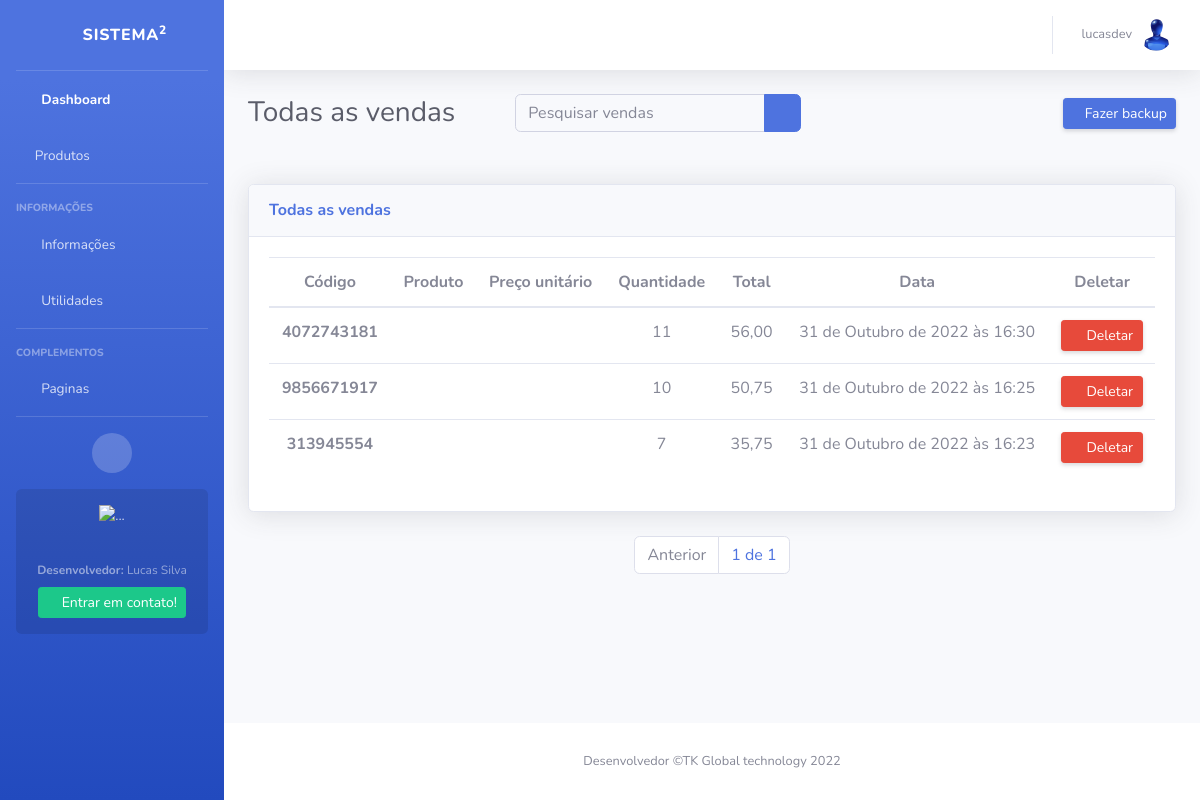
Screenshot of /vendas/todas-as-vendas/ (signed in) with the database file from the repository.
### apps/users/models/user_model.py (models this page shows, shortened)
class ProfileUser(models.Model):
    user = models.OneToOneField(User, on_delete=models.CASCADE)
    idade = models.IntegerField(null=True, blank=True, default=0, db_column='idade')
    cidade = models.CharField(max_length=20, null=True, blank=True, db_column='cidade')
    contato = models.CharField(max_length=11, null=True, blank=True, db_column='contato')
    endereco = models.CharField(max_length=20, null=True, blank=True, db_column='endereco')
    numero_casa = models.IntegerField(null=True, blank=True, db_column='numero_casa')
    data_nascimento = models.DateField(null=True, blank=True, db_column='data_nascimento')
    imagem_perfil = models.ImageField(default='usuario.png', upload_to=upload_to, null=True, blank=True, db_column='imagem_perfil')
    data_cadastro = models.DateTimeField(auto_now_add=True, db_column='data_cadastro')
    data_update = models.DateTimeField(auto_now=True, db_column='data_update')
    class Meta:
        db_table = 'profile_user'
        verbose_name = 'Perfil'
        verbose_name_plural = 'Perfis'

### apps/sales_products/models/sales.py (models this page shows, shortened)
class SellProduct(models.Model):
    code_sale = models.IntegerField(default=generate_id, editable=False)
    sold_by = models.ForeignKey(User, on_delete=models.CASCADE)
    cart_product = models.ForeignKey(Cart, on_delete=models.CASCADE, null=True, blank=True)
    quantity = models.IntegerField(default=1, null=True, blank=True)
    amount = models.DecimalField(decimal_places=2, max_digits=9, null=True, blank=True, editable=False)
    date_sale = models.DateTimeField(auto_now_add=True)
    class Meta:
        db_table = 'sales'
        verbose_name = 'Produtos vendidos'
        verbose_name_plural = 'Produtos vendidos'
        ordering = ('-date_sale',)

### apps/sales_products/views/sales.py (the view, shortened to what this page needs)
# urls.py: path('todas-as-vendas/', ProductsSoldView.as_view(), name='all_producs_sold'),
class ProductsSoldView(LoginRequiredMixin, ListView):
    template_name = 'products-solds.html'
    redirect_field_name = 'login'
    model = SellProduct
    def get(self, request, *args, **kwargs):
        self.object_list = self.get_queryset()
        allow_empty = self.get_allow_empty()
        sell = SellProduct.objects.all().order_by('-date_sale')
        queryset = request.GET.get('q')
        print(queryset)
        paginator = Paginator(sell, 10)
        page = self.request.GET.get('page')
        posts = paginator.get_page(page)
        context = dict()
        context['posts'] = posts
        return self.render_to_response(context)

### apps/sales_products/templates/products-solds.html (shortened to what this page needs)
{% extends 'base.html' %}
{% load static %}
{% block body %}
<div class="container-fluid">
    <div class="d-sm-flex align-items-center justify-content-between mb-5">
        <h1 class="h3 mb-0 text-gray-800">Todas as vendas</h1>
        <form class="d-none d-sm-inline-block form-inline mr-auto ml-md-5 my-2 my-md-0 mw-100 navbar-search col-md-4" method="GET">
            <div class="input-group">
                <input name="q" value="{{ request.GET.q }}" type="search" class="form-control bg-light border-1 small" placeholder="Pesquisar vendas"
                    aria-label="Search" aria-describedby="basic-addon2">
                <div class="input-group-append">
                    <button class="btn btn-primary" type="submit">
                        <i class="fas fa-search fa-sm"></i>
                    </button>
                </div>
            </div>
        </form>
        <a href="{% url 'backup_products_sold' %}" class="d-none d-sm-inline-block btn btn-sm btn-primary shadow-sm">
            <i class="fas fa-download fa-sm text-white-50"></i> Fazer backup
        </a>
    </div>
    <div class="row">
        <div class="col-xl-12 col-lg-12">
            <div class="card shadow mb-4">
                <div
                    class="card-header py-3 d-flex flex-row align-items-center justify-content-between">
                    <h6 class="m-0 font-weight-bold text-primary">Todas as vendas</h6>
                </div>
                <div class="card-body">
                    <div class="table-responsive-sm">
                        <table class="table table-hover">
                            <thead>
                            <tr  class="text-center">
                                <th scope="col">Código</th>
                                <th scope="col">Produto</th>
                                <th scope="col">Preço unitário</th>
                                <th scope="col">Quantidade</th>
                                <th scope="col">Total</th>
                                <th scope="col">Data</th>
                                <th scope="col">Deletar</th>
                            </tr>
                            </thead>
                            <tbody>
                            {% for sell_prod in posts %}
                            <tr class="text-center">
                                <th scope="row">{{sell_prod.code_sale}}</th>
                                <td>{{sell_prod.product}}</td>
                                <td>{{sell_prod.unit_price}}</td>
                                <td>{{sell_prod.quantity}}</td>
                                <td>{{sell_prod.amount}}</td>
                                <td>{{sell_prod.date_sale}}</td>
                                <td>
                                    <form action="{% url 'delete_produc_sold' sell_prod.pk %}" method="post">
                                        <button class="d-none d-sm-inline-block btn btn-sm btn-danger shadow-sm float-left col-md-12" type="submit">
                                            <i class="fas fa-trash mt-1 fa-sm fa-fw text-gray-100 float-left"></i>
                                            Deletar
                                        </button>
                                    </form>
                                </td>
                            </tr>
                            {% endfor %}
                        </table>
                    </div>
                </div>
            </div>
        </div>
    </div>
    <nav aria-label="Navegação de página exemplo">
        <ul class="pagination justify-content-center" style="justify-content: center; display: flex;">
            {% if posts.has_previous != 0 %}
                <li class="page-item">
                    <a class="page-link" href="?page={{ posts.previous_page_number }}">Anterior</a>
                </li>
            {% else %}
                <li class="page-item disabled">
                    <a class="page-link">Anterior</a>
                </li>
            {% endif %}
                <li class="page-item">
                    <a class="page-link" href="#">{{ posts.number }} de {{ posts.paginator.num_pages }}</a>
                </li>
        </ul>
    </nav>
</div>
{% endblock body %}

### templates/navbar.html (shortened to what this page needs)
<nav class="navbar navbar-expand navbar-light bg-white topbar mb-4 static-top shadow">
    <ul class="navbar-nav ml-auto">
        <li class="nav-item dropdown no-arrow">
            <a class="nav-link dropdown-toggle" href="#" id="userDropdown" role="button"data-toggle="dropdown" aria-haspopup="true" aria-expanded="false">
                <span class="mr-2 d-none d-lg-inline text-gray-600 small">
                {% if request.user.is_authenticated %}{{ request.user.username }}</span>
                    <img class="img-profile rounded-circle" src="{{ request.user.profileuser.imagem_perfil.url }}">
                {% else %}
                    Usuário deslogado
                {% endif %}
            </a>
        </li>
    </ul>
</nav>

### rows the page displays
SellProduct: code_sale "4072743181", quantity "11", amount "56,00", date_sale "31 de Outubro de 2022 às 16:30"
SellProduct: code_sale "9856671917", quantity "10", amount "50,75", date_sale "31 de Outubro de 2022 às 16:25"
SellProduct: code_sale "313945554", quantity "7", amount "35,75", date_sale "31 de Outubro de 2022 às 16:23"

### other values shown
{{ request.user.username }} "lucasdev"
{{ posts.number }} "1"
{{ posts.paginator.num_pages }} "1"
